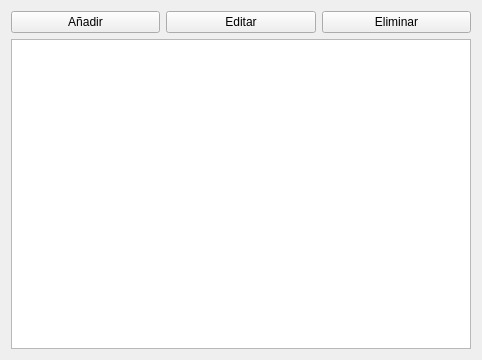
<?xml version="1.0" encoding="UTF-8"?>
<ui version="4.0">
 <class>Form</class>
 <widget class="QWidget" name="Form">
  <property name="geometry">
   <rect>
    <x>0</x>
    <y>0</y>
    <width>482</width>
    <height>360</height>
   </rect>
  </property>
  <property name="minimumSize">
   <size>
    <width>480</width>
    <height>360</height>
   </size>
  </property>
  <property name="windowTitle">
   <string>Gestion Objetivo</string>
  </property>
  <layout class="QVBoxLayout" name="verticalLayout_2">
   <item>
    <layout class="QVBoxLayout" name="verticalLayout">
     <item>
      <layout class="QHBoxLayout" name="horizontalLayout">
       <item>
        <widget class="QPushButton" name="agregar_btn">
         <property name="text">
          <string>Añadir</string>
         </property>
        </widget>
       </item>
       <item>
        <widget class="QPushButton" name="editar_btn">
         <property name="text">
          <string>Editar</string>
         </property>
        </widget>
       </item>
       <item>
        <widget class="QPushButton" name="eliminar_btn">
         <property name="text">
          <string>Eliminar</string>
         </property>
        </widget>
       </item>
      </layout>
     </item>
     <item>
      <widget class="QTableWidget" name="tabla_obj">
       <property name="editTriggers">
        <set>QAbstractItemView::NoEditTriggers</set>
       </property>
       <property name="selectionMode">
        <enum>QAbstractItemView::SingleSelection</enum>
       </property>
      </widget>
     </item>
    </layout>
   </item>
  </layout>
 </widget>
 <resources/>
 <connections/>
</ui>
